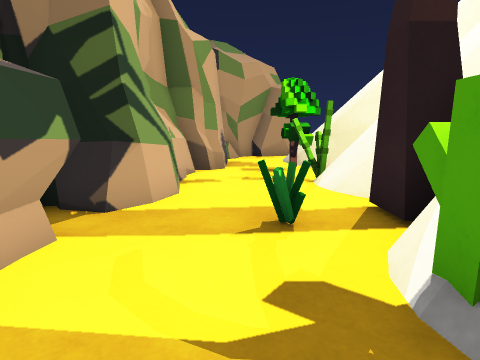
View 1 (above)

16 first-person views from a walk through a scene from a Unity 3-D project. The camera is 1.2 m above the floor, tilts 10° down and sees 80° across. The floor is counted in squares, 1 m on a side. Each view is taken from the middle of a square. On the plan, view 1 faces up. The plan holds only what a view shows up to about 13 squares ahead; the rest is blank. The place goes on beyond the plan. The player character is not drawn. Some surface patterns are stand-ins.

View 2
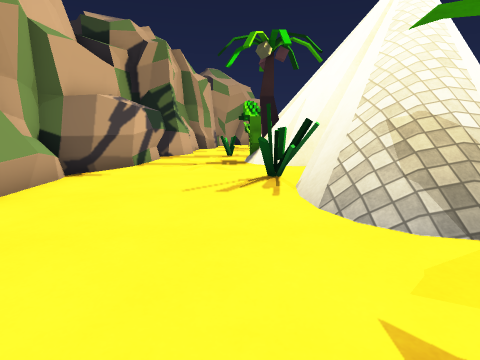

View 3
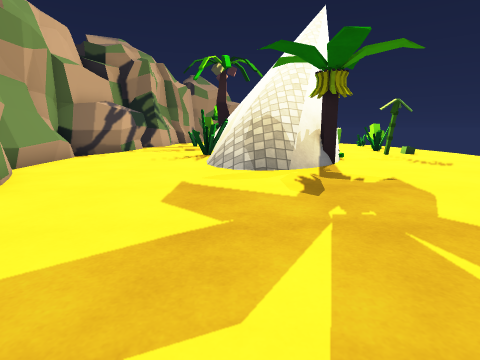

View 4
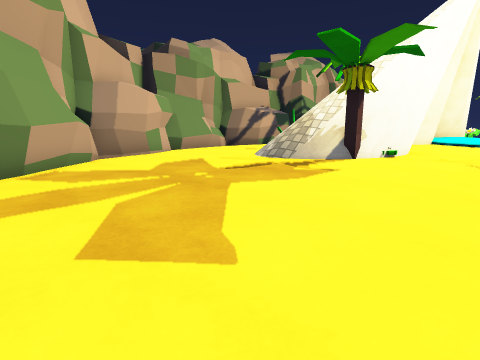

View 5
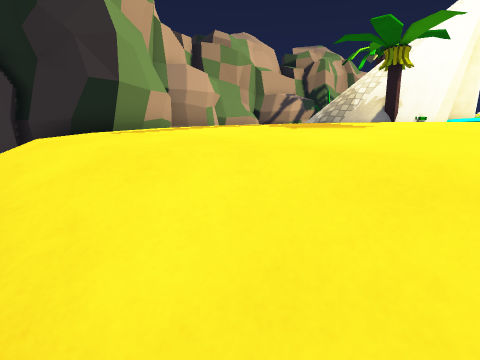

View 6
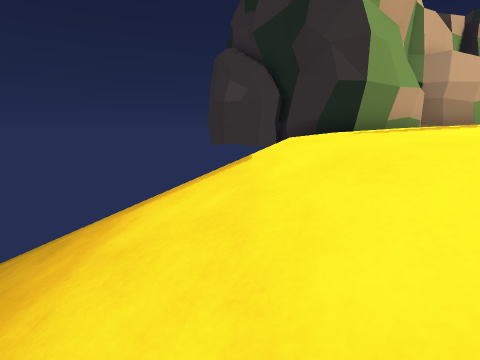

View 7
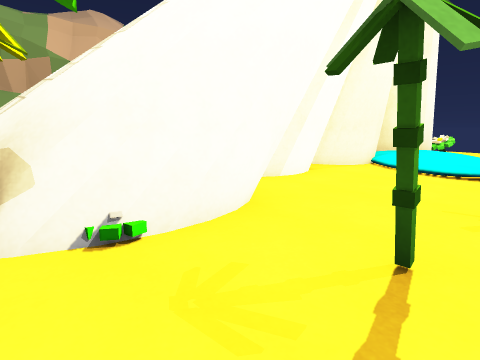

View 8
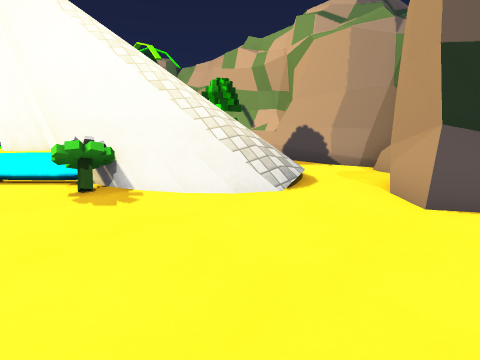

View 9
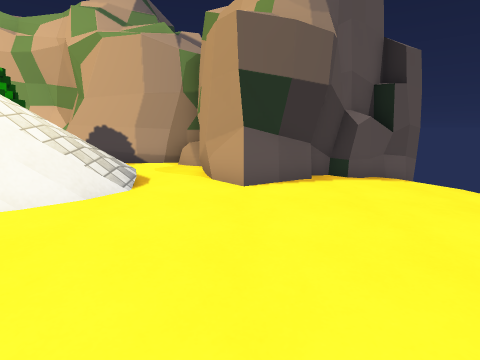

View 10
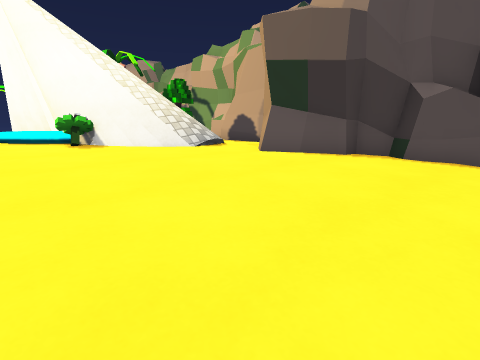

View 11
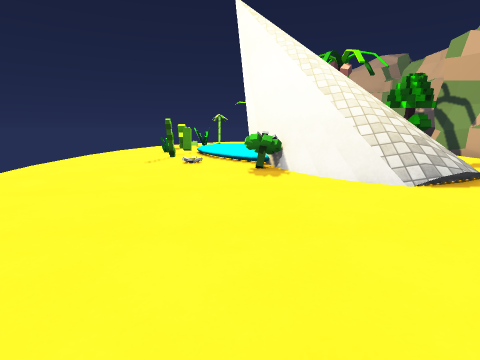

View 12
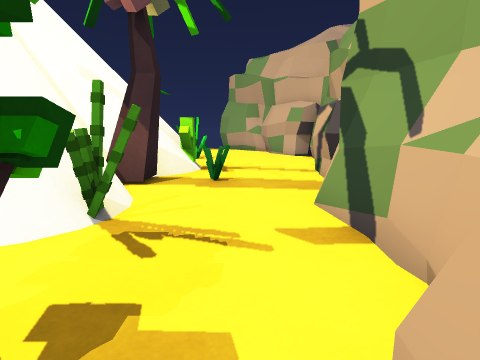

View 13
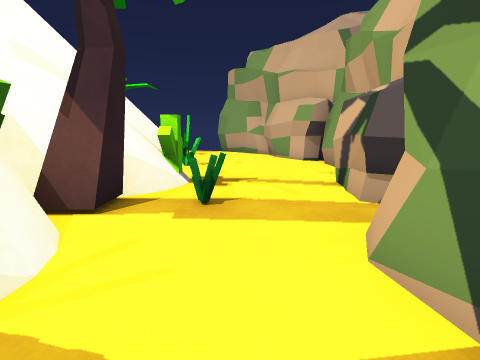

View 14
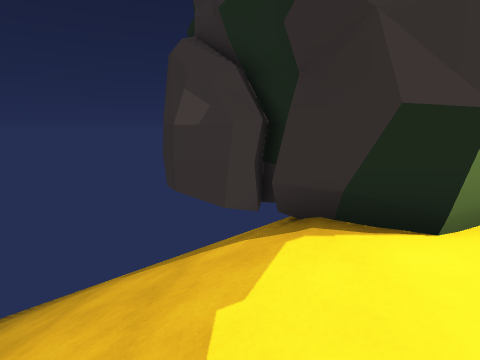

View 15
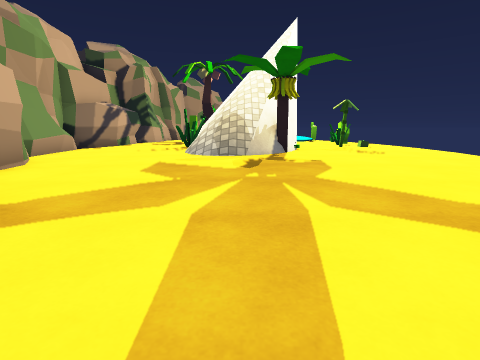

View 16
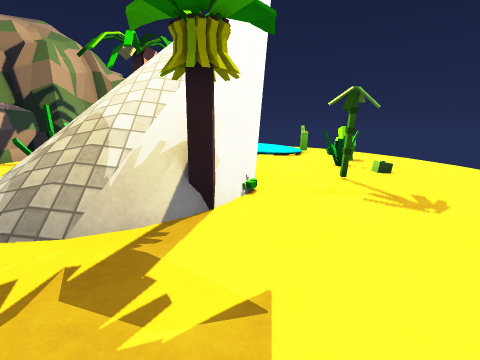

### Floor plan
Key: @ floor where view 1 was taken; # wall or solid block; . main floor; - floor 0.5 m lower than the main floor; : floor 2.5 m higher than the main floor; / step, stairs or slope; = window, fence, low wall or low ledge; ~ water the walk can cross; v drop or lower ground; T tree; C cactus; O other object.
Columns run from 4 left of view 1 to 9 right of it. Each row starts with its distance up from view 1.
 20     #-------//
 19     ##--.----/
 18      #......--
 17      ##.......
 16       ##......
 15       ##......
 14   #####.......
 13   ##...//.....
 12    #..///=....
 11    #..=//##...
 10    #..#//##...
  9   ##.OOv// ~O.
  8   #..OOvv/v~~O
  7   #...O# /#~~.
  6   #...####~~~C
  5  ##=..=###.~~.
  4  #....T###....
  3  ##..O####....
  2  ##..CC###....
  1  ##...#####..O
  0 ##..@..=###...
 -1 #.....O####...
 -2 #=...OO#: #.OO
 -3 ##....==OO#...
 -4 #.....///#O...
 -5 ##.....//.....
 -6  ##...........
 -7   #...........
 -8   ##..........
 -9   ##..........
-10    ##.........
-11     ##.......-
-12     ##-....---
-13 =####-------//
-14  ##/////--////
-15  #////////////
-16 /////////////
-17 ////////////

Where each view was taken, in squares from view 1:
view 1: 0 up, 0 right, facing up
view 2: 8 down, 1 right, facing up
view 3: 12 down, 3 right, facing up
view 4: 12 down, 9 right, facing up-left
view 5: 15 down, 9 right, facing up-left
view 6: 15 down, 9 right, facing left
view 7: 4 down, 9 right, facing up-left
view 8: 16 up, 8 right, facing down-left
view 9: 15 up, 9 right, facing left
view 10: 20 up, 9 right, facing down-left
view 11: 18 up, 7 right, facing down
view 12: 10 up, 0 right, facing down
view 13: 8 up, 0 right, facing down
view 14: 14 down, 4 right, facing left
view 15: 14 down, 4 right, facing up
view 16: 8 down, 6 right, facing up
